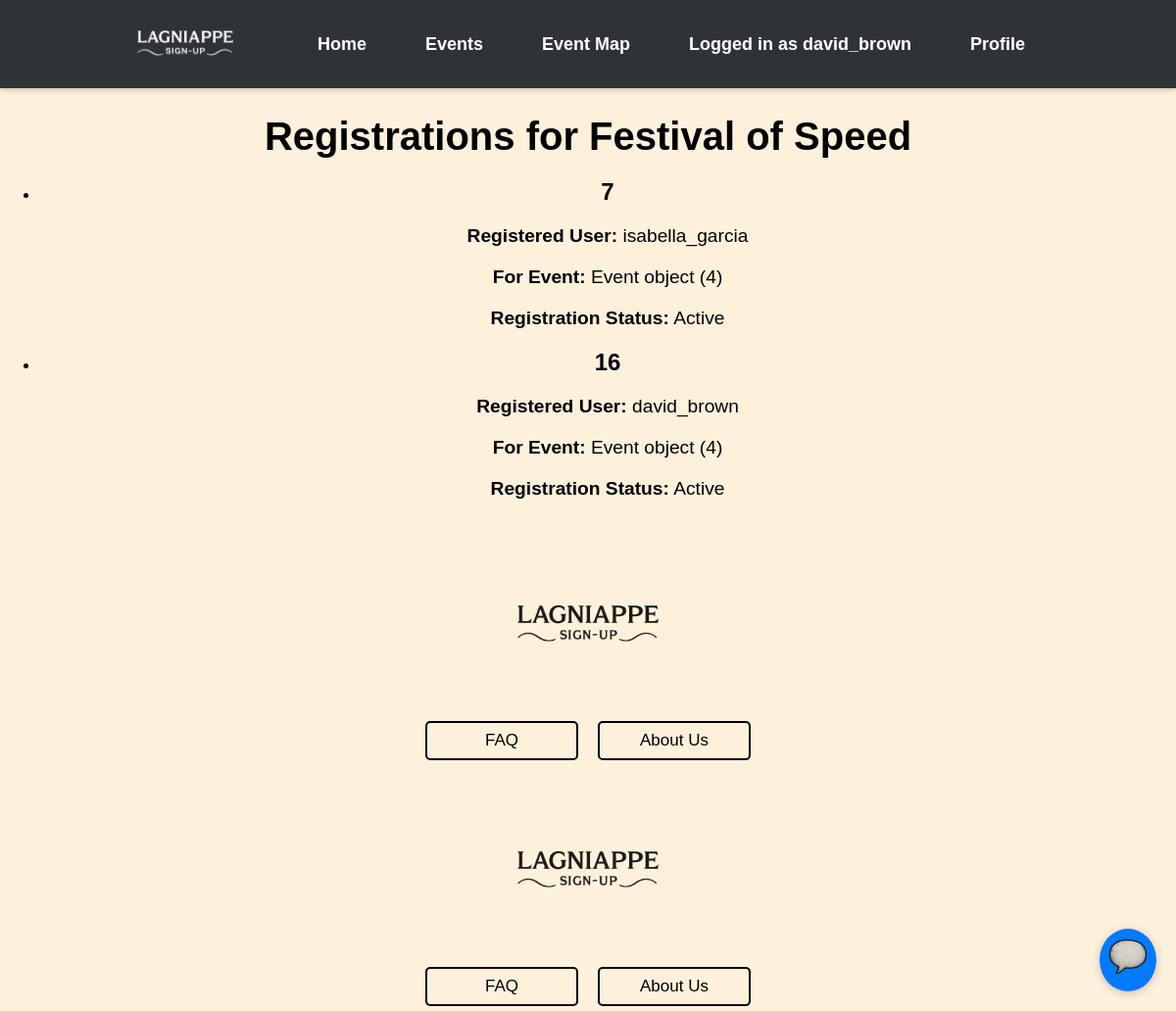
The app's page /event/registration/4 (signed in), older data.
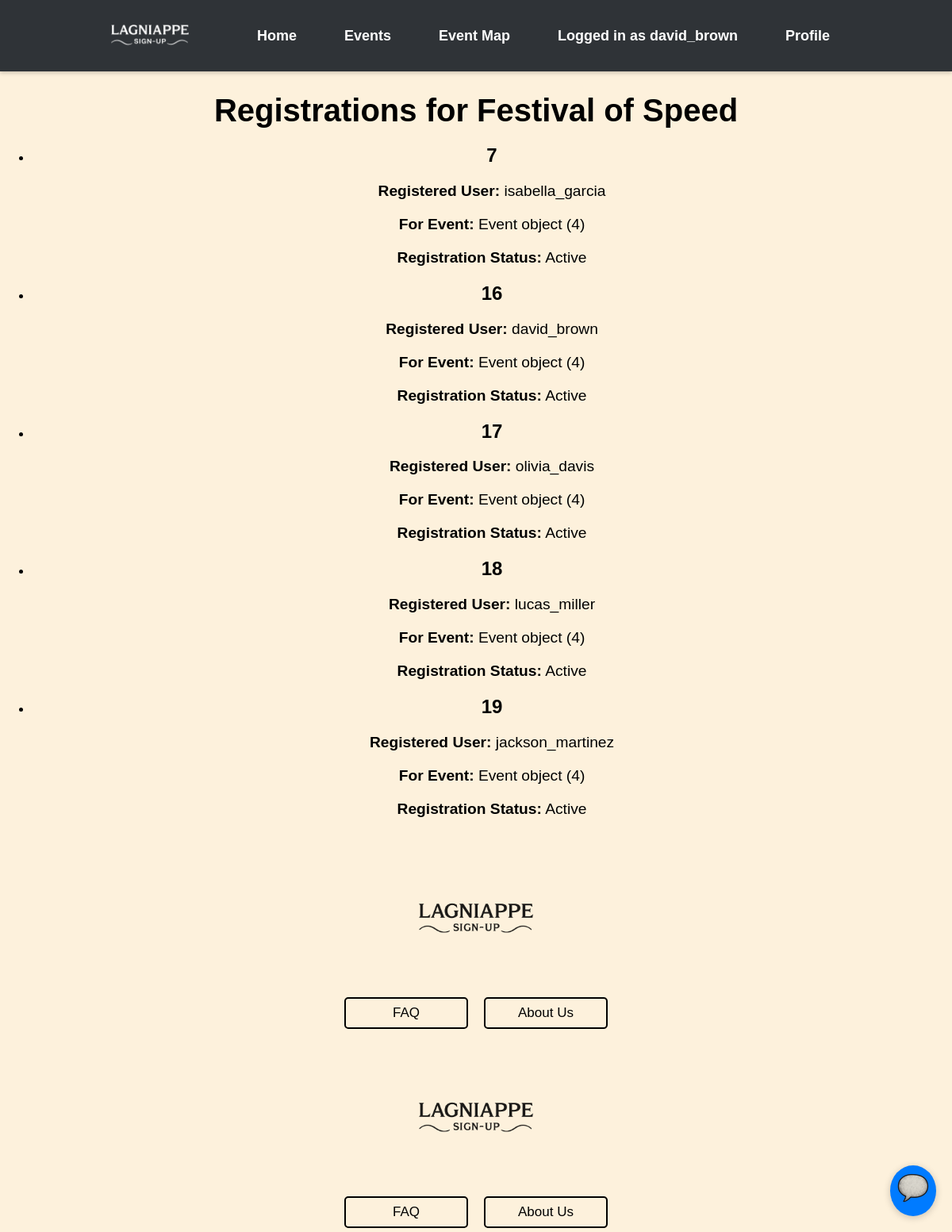
The same page, newer data.
### events/models.py (models this page shows)
class Registration(models.Model):
    RegistrationID = models.AutoField(("registrationID"), primary_key=True)
    UserID = models.ForeignKey(Users, on_delete=models.CASCADE)
    EventID = models.ForeignKey(Event, on_delete=models.CASCADE)
    RegistrationStatus = models.BooleanField(("registrationstatus"), default=True)
    RegistrationDate = models.DateTimeField(("registrationdate"), auto_now_add=True)

class Users(AbstractUser): # AbstractUser comes with a whole bunch of attributes
    UserID = models.AutoField(("userID"), primary_key=True) # autofield automatically increments an int as a new row is created
    groups = models.ManyToManyField(
        'auth.Group',
        related_name='event_users',  # Custom related_name for reverse accessor
        blank=True
    )
    user_permissions = models.ManyToManyField(
        'auth.Permission',
        related_name='event_user_permissions',  # Custom related_name for reverse accessor
        blank=True
    )

class Event(models.Model):
    EventID = models.AutoField(("eventID"), primary_key=True)
    OrganizerID = models.ForeignKey(Users, on_delete=models.CASCADE)
    CategoryID = models.ForeignKey(Category, on_delete=models.CASCADE)
    Title = models.CharField(("title"), max_length=100)
    Description = models.CharField(("description"), max_length=500)
    Location = models.CharField(("location"), max_length=100)
    DateTime = models.DateTimeField(("datetime"), null=True)
    EventStatus = models.BooleanField(("eventstatus"), default=True)

### lagniappe_signup/views.py (the view)
# urls.py: path('event/registration/<int:pk>', views.event_registrations, name="event-registrations"),
@login_required(login_url="/signin/")
def event_registrations(request, pk):
    try:
        event = Event.objects.get(EventID=pk)
        reg = Registration.objects.filter(EventID=event)
    except Event.DoesNotExist or Registration.DoesNotExist:
        raise HttpResponse("Event or Registration Does Not Exist", status=404)
    return render(
        request,
        "event_registrations.html",
        context={"Registrations": reg, "Event": event},
    )

### templates/event_registrations.html (shortened to what this page needs)
{% extends "base.html" %}
{% block content %}
  <h1>Registrations for {{ Event.Title }}</h1>
  {% if Registrations %}
    <ul>
      {% for r in Registrations %}
        <li>
          <h2>{{ r.RegistrationID }}</h2>
          <p><strong>Registered User:</strong> {{ r.UserID }}</p>
          <p><strong>For Event:</strong> {{ r.EventID }}</p>
          <p><strong>Registration Status:</strong> {% if r.RegistrationStatus %}Active{% else %}Inactive{% endif %}</p>
        </li>
      {% endfor %}
    </ul>
  {% else %}
    <p>No users registered.</p>
  {% endif %}
  {% include "footer.html" %}
{% endblock %}

Row changes from the older to the newer data that the page shows:
added Registration: RegistrationID "17", UserID "olivia_davis", EventID "Event object (4)", RegistrationStatus "Active"
added Registration: RegistrationID "18", UserID "lucas_miller", EventID "Event object (4)", RegistrationStatus "Active"
added Registration: RegistrationID "19", UserID "jackson_martinez", EventID "Event object (4)", RegistrationStatus "Active"
